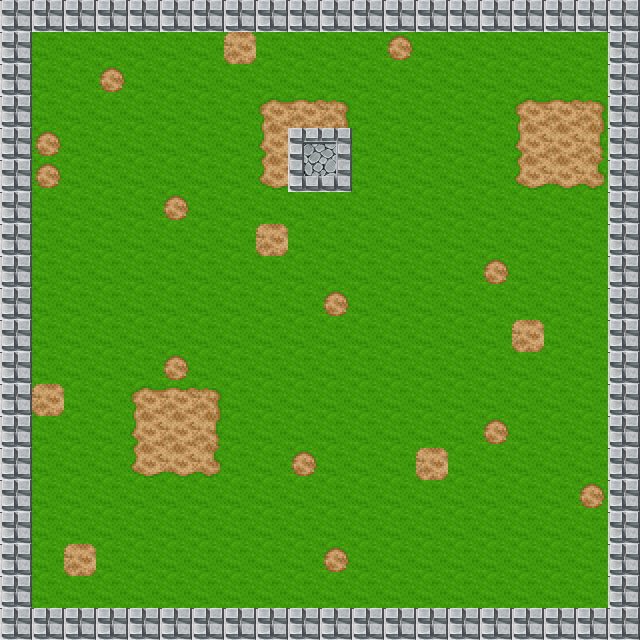

The image is a tile-based game level rendered from a .tmx file. Its description and source (layers, tilesets, objects; grid data summarised) follow:
An orthogonal 20x20 tile map with 32x32 px tiles, 2 tile layers (0, 1), 2 tilesets and 3 objects (3x Enemy).

<map version="1.0" orientation="orthogonal" width="20" height="20" tilewidth="32" tileheight="32">
 <tileset firstgid="1" source="ground.tsx" />
 <tileset firstgid="13" name="tile" tilewidth="32" tileheight="32">
  <image source="tile.png" width="512" height="480" />
 </tileset>
 <layer name="0" width="20" height="20">
  <data>[400 cells, 400 non-empty, 12 distinct tile ids]</data>
 </layer>
 <layer name="1" width="20" height="20">
  <data>[400 cells, 80 non-empty, 5 distinct tile ids]</data>
 </layer>
 <objectgroup name="Enemies" width="20" height="20">
  <object name="Knight" type="Enemy" x="320" y="224" width="32" height="32">
   <properties>
    <property name="armor" value="5" />
    <property name="aspd" value="5" />
    <property name="direction" value="y" />
    <property name="dmg" value="1" />
    <property name="health" value="150" />
    <property name="ms" value="10" />
   </properties>
  </object>
  <object name="Knight" type="Enemy" x="464" y="208" width="32" height="32">
   <properties>
    <property name="armor" value="5" />
    <property name="aspd" value="5" />
    <property name="direction" value="x" />
    <property name="dmg" value="1" />
    <property name="health" value="100" />
    <property name="ms" value="8" />
   </properties>
  </object>
  <object name="Knight" type="Enemy" x="160" y="320" width="32" height="32">
   <properties>
    <property name="armor" value="5" />
    <property name="aspd" value="5" />
    <property name="direction" value="x" />
    <property name="dmg" value="1" />
    <property name="health" value="200" />
    <property name="ms" value="5" />
   </properties>
  </object>
 </objectgroup>
</map>
